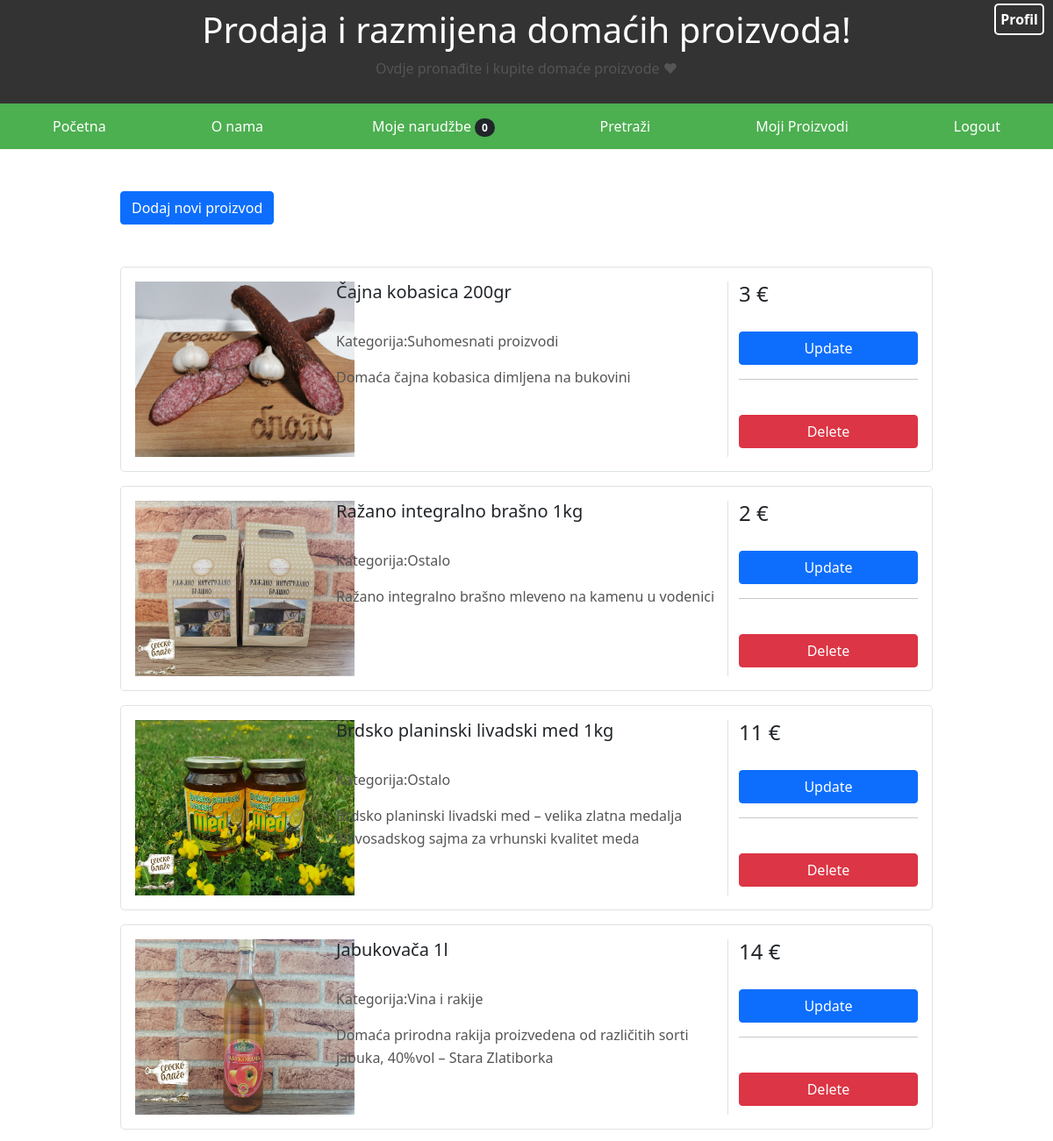
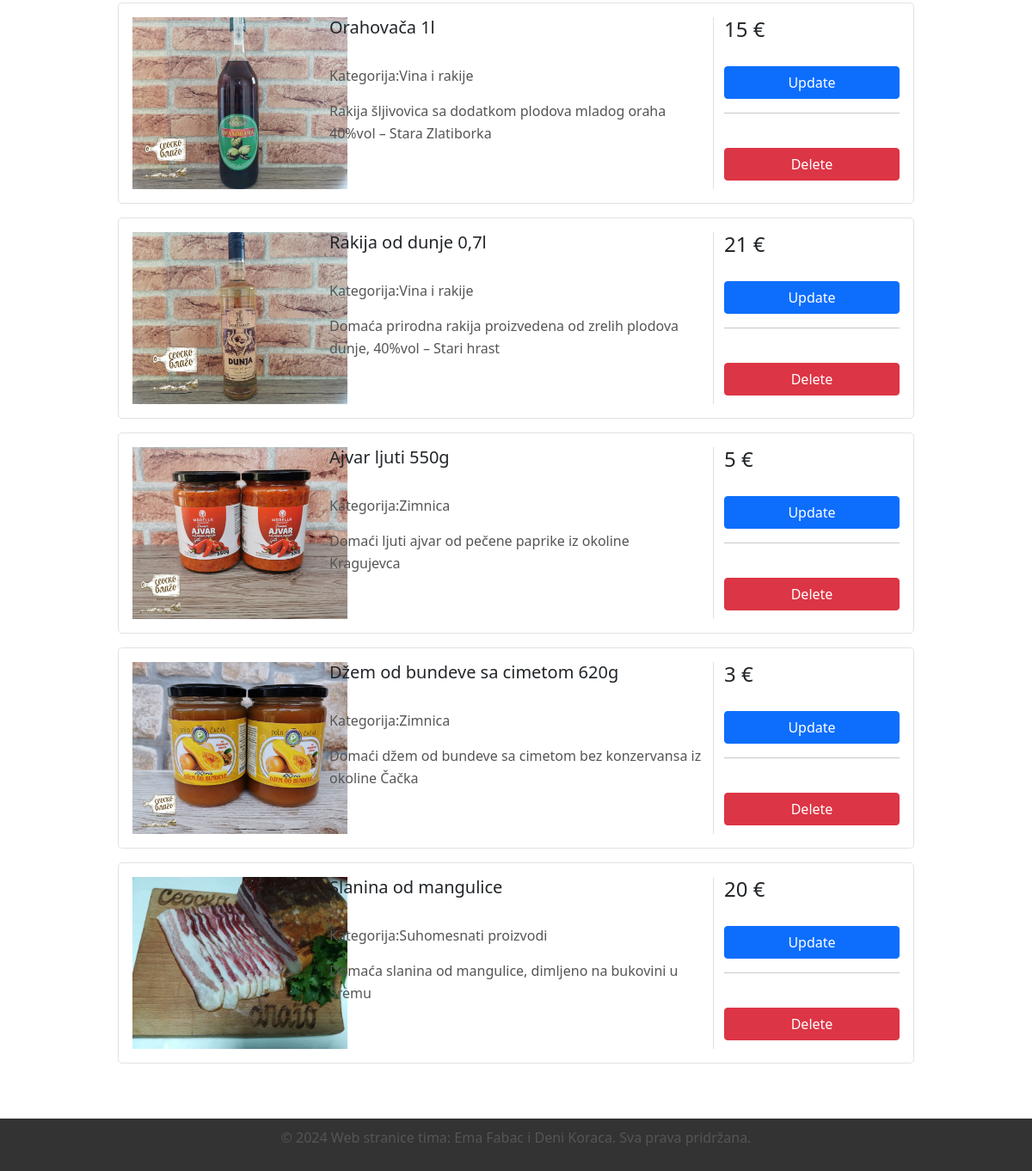
/mojiproizvodi/ (signed in), run on the app's committed database (2 pictures, top to bottom).
### main/models.py (models this page shows, shortened)
class Proizvod(models.Model):
    id_proizvoda = models.CharField(max_length=5)
    naziv_proizvoda = models.CharField(max_length=100)
    cijena_proizvoda = models.IntegerField()
    opis_proizvoda = models.TextField()
    slika_proizvoda = models.ImageField(null=True, blank=True, upload_to="images/")
    proizvod_kategorija = models.ForeignKey(Kategorija, related_name='proizvodi', on_delete=models.CASCADE)
    proizvod_korisnik = models.ForeignKey(Korisnik,default=1, on_delete=models.CASCADE)

class Kategorija(models.Model):
    id_kategorije = models.CharField(max_length=5)
    naziv_kategorije = models.CharField(max_length=100)

### main/views.py (the view)
# urls.py: path('mojiproizvodi/', views.mojiproizvodi.as_view(), name='mojiproizvodi'),
class mojiproizvodi(ListView):
    model=Proizvod
    template_name = 'mojiproizvodi.html'

### main/cart.py (called while the page is built)
	def __len__ (self):
		return len(self.cart)

### main/context_processors.py (called while the page is built)
def cart(request):
    return {'cart': Cart(request)}

### main/templates/mojiproizvodi.html (shortened to what this page needs)
{% extends "landing.html" %}
{% block content %}
<div class="container mt-5 mb-5">
    <div class="d-flex justify-content-center row">
        <div class="col-md-10">
<a href="{% url 'main:add'%}" class="btn btn-primary">Dodaj novi proizvod</a>
    </div>
</div>
</div>
{% for proizvod in object_list%}
{%if user.is_superuser%}
    <div class="container">
      <div class="row justify-content-center mb-3">
        <div class="col-md-12 col-xl-10">
          <div class="card shadow-0 border rounded-3">
            <div class="card-body">
              <div class="row">
                <div class="col-md-12 col-lg-3 col-xl-3 mb-4 mb-lg-0">
                  <div class="bg-image hover-zoom ripple rounded ripple-surface">
                    {%if proizvod.slika_proizvoda%}
                     <img src= "{{ proizvod.slika_proizvoda.url }}" style="width:250px; height:200px ">
                    {%endif%}
                    <a href="#!">
                      <div class="hover-overlay">
                        <div class="mask" style="background-color: rgba(253, 253, 253, 0.15);"></div>
                      </div>
                    </a>
                  </div>
                </div>
                <div class="col-md-6 col-lg-6 col-xl-6">
                  <h5>{{ proizvod.naziv_proizvoda }}</h5>
                  <div class="d-flex flex-row">
                  </div>
                  <br>
                  <p>
                    Kategorija:{{ proizvod.proizvod_kategorija.naziv_kategorije }}
                  </p>
                  <p >
                    {{ proizvod.opis_proizvoda }}
                  </p>
                </div>
                <div class="col-md-6 col-lg-3 col-xl-3 border-sm-start-none border-start">
                  <div class="d-flex flex-row align-items-center mb-1">
                    <h4 class="mb-1 me-1">{{ proizvod.cijena_proizvoda }} €</h4>
                  </div>
                  <div class="d-flex flex-column mt-4">
                    <a href="{% url 'main:update' proizvod.pk %}" class="btn btn-primary">Update</a>
                    <hr>
                    <br/>
                    <a href="{% url 'main:delete' proizvod.pk %}" class="btn btn-danger">Delete</a>
                  </div>
                </div>
              </div>
            </div>
          </div>
        </div>
      </div>
    </div>
{%else%}
{%if proizvod.proizvod_korisnik.user.username == user.username%}
<div class="container">
    <div class="row justify-content-center mb-3">
      <div class="col-md-12 col-xl-10">
        <div class="card shadow-0 border rounded-3">
          <div class="card-body">
            <div class="row">
              <div class="col-md-12 col-lg-3 col-xl-3 mb-4 mb-lg-0">
                <div class="bg-image hover-zoom ripple rounded ripple-surface">
                  {%if proizvod.slika_proizvoda%}
                   <img src= "{{ proizvod.slika_proizvoda.url }}" style="width:250px; height:200px ">
                  {%endif%}
                </div>
              </div>
              <div class="col-md-6 col-lg-6 col-xl-6">
                <h5>{{ proizvod.naziv_proizvoda }}</h5>
                <br>
                <p>
                  Kategorija:{{ proizvod.proizvod_kategorija.naziv_kategorije }}
                </p>
                <p >
                  {{ proizvod.opis_proizvoda }}
                </p>
              </div>
              <div class="col-md-6 col-lg-3 col-xl-3 border-sm-start-none border-start">
                <div class="d-flex flex-row align-items-center mb-1">
                  <h4 class="mb-1 me-1">{{ proizvod.cijena_proizvoda }} €</h4>
                </div>
                <div class="d-flex flex-column mt-4">
                  <a href="{% url 'main:update' proizvod.pk %}" class="btn btn-primary">Update</a>
                  <hr>
                  <br/>
                  <a href="{% url 'main:delete' proizvod.pk %}" class="btn btn-danger">Delete</a>
                </div>
              </div>
            </div>
          </div>
        </div>
      </div>
    </div>
  </div>
{%endif%}
{%endif%}
{% endfor %}
<br/><br/>
{% endblock %}

### main/static/style.css (style rules this page uses)
* { box-sizing: border-box; margin: 0; padding: 0; }
body { font-family: 'Arial', sans-serif; background-color: #f4f4f4; }
p { color: #555; font-size: 16px; line-height: 1.6; margin-bottom: 15px; }

### data on the page
Proizvod: slika_proizvoda (picture), naziv_proizvoda "Čajna kobasica 200gr", proizvod_kategorija.naziv_kategorije "Suhomesnati proizvodi", opis_proizvoda "Domaća čajna kobasica dimljena na bukovini", cijena_proizvoda "3"
Proizvod: slika_proizvoda (picture), naziv_proizvoda "Ražano integralno brašno 1kg", proizvod_kategorija.naziv_kategorije "Ostalo", opis_proizvoda "Ražano integralno brašno mleveno na kamenu u vodenici", cijena_proizvoda "2"
Proizvod: slika_proizvoda (picture), naziv_proizvoda "Brdsko planinski livadski med 1kg", proizvod_kategorija.naziv_kategorije "Ostalo", opis_proizvoda "Brdsko planinski livadski med – velika zlatna medalja Novosadskog sajma za vrhunski kvalitet meda", cijena_proizvoda "11"
Proizvod: slika_proizvoda (picture), naziv_proizvoda "Jabukovača 1l", proizvod_kategorija.naziv_kategorije "Vina i rakije", opis_proizvoda "Domaća prirodna rakija proizvedena od različitih sorti jabuka, 40%vol – Stara Zlatiborka", cijena_proizvoda "14"
Proizvod: slika_proizvoda (picture), naziv_proizvoda "Orahovača 1l", proizvod_kategorija.naziv_kategorije "Vina i rakije", opis_proizvoda "Rakija šljivovica sa dodatkom plodova mladog oraha 40%vol – Stara Zlatiborka", cijena_proizvoda "15"
Proizvod: slika_proizvoda (picture), naziv_proizvoda "Rakija od dunje 0,7l", proizvod_kategorija.naziv_kategorije "Vina i rakije", opis_proizvoda "Domaća prirodna rakija proizvedena od zrelih plodova dunje, 40%vol – Stari hrast", cijena_proizvoda "21"
Proizvod: slika_proizvoda (picture), naziv_proizvoda "Ajvar ljuti 550g", proizvod_kategorija.naziv_kategorije "Zimnica", opis_proizvoda "Domaći ljuti ajvar od pečene paprike iz okoline Kragujevca", cijena_proizvoda "5"
Proizvod: slika_proizvoda (picture), naziv_proizvoda "Džem od bundeve sa cimetom 620g", proizvod_kategorija.naziv_kategorije "Zimnica", opis_proizvoda "Domaći džem od bundeve sa cimetom bez konzervansa iz okoline Čačka", cijena_proizvoda "3"
Proizvod: slika_proizvoda (picture), naziv_proizvoda "Slanina od mangulice", proizvod_kategorija.naziv_kategorije "Suhomesnati proizvodi", opis_proizvoda "Domaća slanina od mangulice, dimljeno na bukovini u Sremu", cijena_proizvoda "20"

### other printed values
{{ cart|length }} "0"
